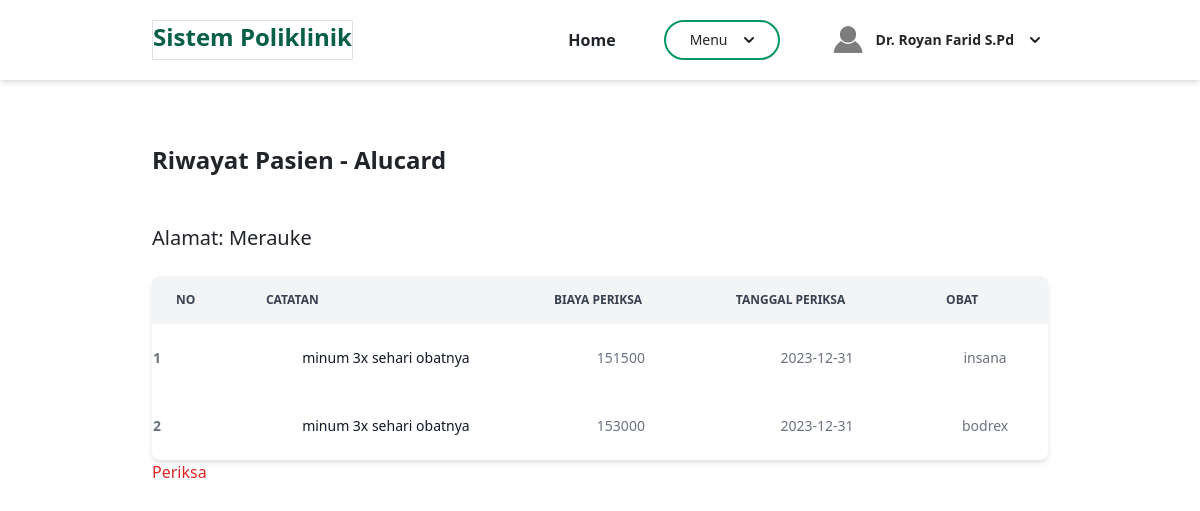
The app's page /admin/berandaDokter.php?page=riwayatPasien&id=9 (signed in) with its own data.
### tables this page shows
CREATE TABLE `pasien` (
  `id` int(11) NOT NULL,
  `nama` varchar(100) NOT NULL,
  `alamat` varchar(255) NOT NULL,
  `no_ktp` varchar(20) NOT NULL,
  `no_hp` varchar(20) NOT NULL,
  `no_rm` varchar(50) NOT NULL
);

CREATE TABLE `periksa` (
  `id` int(11) NOT NULL,
  `id_daftar_poli` int(11) NOT NULL,
  `tanggal_periksa` date NOT NULL,
  `catatan` text NOT NULL,
  `biaya_periksa` int(11) NOT NULL
);

CREATE TABLE `obat` (
  `id` int(11) NOT NULL,
  `nama_obat` varchar(100) NOT NULL,
  `kemasan` varchar(255) NOT NULL,
  `harga` int(11) NOT NULL
);

### admin/riwayatPasien.php (the view, shortened to what this page needs)
<?php
if(isset($_GET['id']) && is_numeric($_GET['id'])) {
    $id_daftar_poli = $_GET['id'];
    $queryPasien = mysqli_query($mysqli, "SELECT p.id, p.nama, p.alamat
                                          FROM pasien p
                                          JOIN daftar_poli dp ON p.id = dp.id_pasien
                                          WHERE dp.id = '$id_daftar_poli'");
    $queryRiwayat = mysqli_query($mysqli, "SELECT pr.catatan, pr.biaya_periksa, pr.tanggal_periksa, o.nama_obat
                                           FROM periksa pr
                                           LEFT JOIN detail_periksa dp ON pr.id = dp.id_periksa
                                           LEFT JOIN obat o ON dp.id_obat = o.id
                                           WHERE pr.id_daftar_poli = '$id_daftar_poli'");
    $dataPasien = mysqli_fetch_assoc($queryPasien);
?>
<section class="container mx-auto mt-10">
    <h3 class="font-bold text-2xl py-4">Riwayat Pasien - <?php echo $dataPasien['nama']; ?></h3>
    <p class="text-xl py-4">Alamat: <?php echo $dataPasien['alamat']; ?></p>
      <div class="relative overflow-x-auto shadow-md sm:rounded-lg">
          <table class="w-full text-sm text-gray-500">
                <thead class="text-xs text-gray-700 uppercase bg-gray-100">
                    <tr>
                        <th scope="col" class="px-6 py-3">
                            No
                        </th>
                        <th scope="col" class="px-6 py-3">
                            Catatan
                        </th>
                        <th scope="col" class="px-6 py-3">
                            Biaya Periksa
                        </th>
                        <th scope="col" class="px-6 py-3">
                            Tanggal Periksa
                        </th>
                        <th scope="col" class="px-6 py-3">
                            Obat
                        </th>
                    </tr>
                </thead>
                <tbody>
                  <?php
                  $no = 1;
                  while ($dataRiwayat = mysqli_fetch_assoc($queryRiwayat)) {
                    ?>
                        <tr>
                            <th scope="row"><?php echo $no++ ?></th>
                            <td class="px-6 py-4 font-medium text-gray-900 whitespace-nowrap text-center"><?= $dataRiwayat['catatan'] ?></td>
                            <td class="px-6 py-4 text-center"><?= $dataRiwayat['biaya_periksa'] ?></td>
                            <td class="px-6 py-4 text-center"><?= $dataRiwayat['tanggal_periksa']  ?></td>
                            <td class="px-6 py-4 text-center"><?= $dataRiwayat['nama_obat']  ?></td>
                        </tr>
                    <?php
                    }
                    ?>
                </tbody>
          </table>
      </div>
      <a class="font-medium text-red-600 hover:underline" href="javascript:history.back()">Periksa</a>
</section>
<?php
} else {
    echo "<script>
            alert('ID Daftar Poli tidak valid.');
            document.location='berandaDokter.php';
          </script>";
}
?>

### records on screen
pasien: nama "Alucard", alamat "Merauke"
periksa: catatan "minum 3x sehari obatnya", biaya_periksa "151500", tanggal_periksa "2023-12-31", obat.nama_obat "insana"
periksa: catatan "minum 3x sehari obatnya", biaya_periksa "153000", tanggal_periksa "2023-12-31", obat.nama_obat "bodrex"

### other values on screen
$_SESSION['nama'] "Dr. Royan Farid S.Pd"
